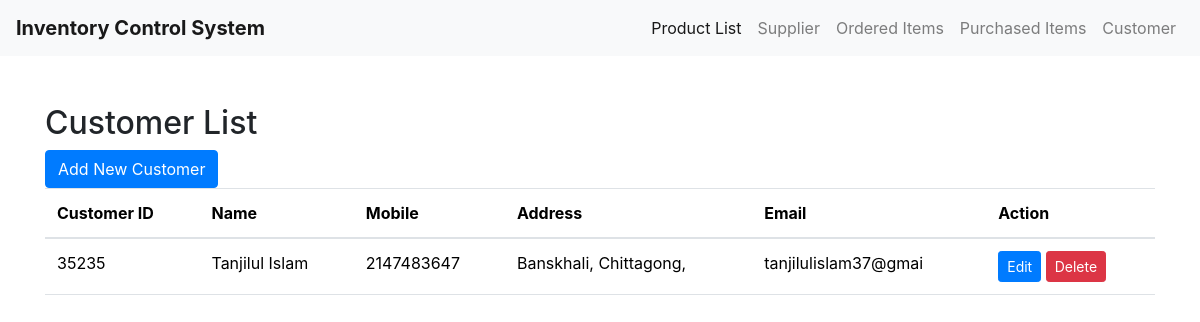
/customer.php, run on the app's committed database.
### tables this page shows
CREATE TABLE `customer` (
  `id` int(20) NOT NULL,
  `name` varchar(50) NOT NULL,
  `mobile` int(20) NOT NULL,
  `address` varchar(50) NOT NULL,
  `email` varchar(20) NOT NULL
);

### customer.php (the view, shortened to what this page needs)
<!DOCTYPE html>
<html lang="en">
<head>
    <link rel="stylesheet" href="https://cdn.jsdelivr.net/npm/bootstrap@5.3.3/dist/css/bootstrap.min.css">
</head>
<body>
    <header>
        <?php include 'navbar.php'; ?>
    </header>
    <div class="container my-5">
        <h2>Customer List</h2>
        <a href="/inventory/customer-create.php" role="button" class="btn btn-primary">Add New Customer</a>
        <br>
        <table class="table">
            <thead>
                <tr>
                    <th>Customer ID</th>
                    <th>Name</th>
                    <th>Mobile</th>
                    <th>Address</th>
                    <th>Email</th>
                    <th>Action</th>
                </tr>
            </thead>
            <tbody>
                <?php
$servername = "localhost";
$username = "root";
$password = "";
$database = "inventory";
$connection = new mysqli($servername, $username, $password, $database);
$sql="SELECT *FROM customer";
$result = $connection->query($sql);
while($row = $result->fetch_assoc()){
	echo "
	<tr>
	 <td>$row[id]</td>
	 <td>$row[name]</td>
	 <td>$row[mobile]</td>
	 <td>$row[address]</td>
	 <td>$row[email]</td>
	 <td>
		<a class='btn btn-primary btn-sm' href='/inventory/customer-edit.php?id=$row[id]' >Edit</a>
		<a class='btn btn-danger btn-sm' href='/inventory/customer-delete.php?id=$row[id]' >Delete</a>
	 </td>
    </tr>
	";
}
?>
            </tbody>
        </table>
    </div>
</body>
</html>

### data on the page
customer: id "35235", name "Tanjilul Islam", mobile "2147483647", address "Banskhali, Chittagong,", email "tanjilulislam37@gmai"
